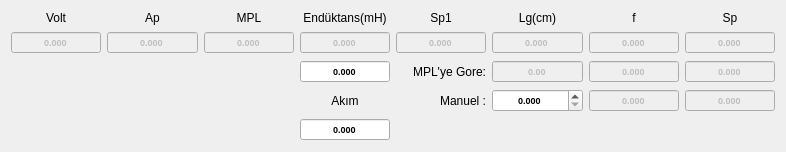
        <widget class="QWidget" name="gridLayoutWidget">
         <property name="geometry">
          <rect>
           <x>230</x>
           <y>20</y>
           <width>786</width>
           <height>138</height>
          </rect>
         </property>
         <layout class="QGridLayout" name="gridLayout">
          <item row="2" column="3">
           <widget class="QDoubleSpinBox" name="doubleSpinBox_enduktans_2">
            <property name="enabled">
             <bool>true</bool>
            </property>
            <property name="font">
             <font>
              <pointsize>7</pointsize>
              <weight>75</weight>
              <bold>true</bold>
             </font>
            </property>
            <property name="layoutDirection">
             <enum>Qt::LeftToRight</enum>
            </property>
            <property name="autoFillBackground">
             <bool>false</bool>
            </property>
            <property name="alignment">
             <set>Qt::AlignCenter</set>
            </property>
            <property name="buttonSymbols">
             <enum>QAbstractSpinBox::NoButtons</enum>
            </property>
            <property name="decimals">
             <number>3</number>
            </property>
            <property name="maximum">
             <double>999999.000000000000000</double>
            </property>
           </widget>
          </item>
          <item row="1" column="7">
           <widget class="QDoubleSpinBox" name="doubleSpinBox_Sp_oto">
            <property name="enabled">
             <bool>false</bool>
            </property>
            <property name="font">
             <font>
              <pointsize>7</pointsize>
              <weight>75</weight>
              <bold>true</bold>
             </font>
            </property>
            <property name="layoutDirection">
             <enum>Qt::LeftToRight</enum>
            </property>
            <property name="autoFillBackground">
             <bool>false</bool>
            </property>
            <property name="alignment">
             <set>Qt::AlignCenter</set>
            </property>
            <property name="buttonSymbols">
             <enum>QAbstractSpinBox::NoButtons</enum>
            </property>
            <property name="decimals">
             <number>3</number>
            </property>
            <property name="maximum">
             <double>999999.000000000000000</double>
            </property>
           </widget>
          </item>
          <item row="1" column="4">
           <widget class="QDoubleSpinBox" name="doubleSpinBox_Sp1">
            <property name="enabled">
             <bool>false</bool>
            </property>
            <property name="font">
             <font>
              <pointsize>7</pointsize>
              <weight>75</weight>
              <bold>true</bold>
             </font>
            </property>
            <property name="layoutDirection">
             <enum>Qt::LeftToRight</enum>
            </property>
            <property name="autoFillBackground">
             <bool>false</bool>
            </property>
            <property name="alignment">
             <set>Qt::AlignCenter</set>
            </property>
            <property name="buttonSymbols">
             <enum>QAbstractSpinBox::NoButtons</enum>
            </property>
            <property name="decimals">
             <number>3</number>
            </property>
            <property name="maximum">
             <double>999999.000000000000000</double>
            </property>
           </widget>
          </item>
          <item row="0" column="7">
           <widget class="QLabel" name="label_21">
            <property name="text">
             <string>Sp</string>
            </property>
            <property name="alignment">
             <set>Qt::AlignCenter</set>
            </property>
           </widget>
          </item>
          <item row="0" column="1">
           <widget class="QLabel" name="label_27">
            <property name="text">
             <string>Ap</string>
            </property>
            <property name="alignment">
             <set>Qt::AlignCenter</set>
            </property>
           </widget>
          </item>
          <item row="0" column="0">
           <widget class="QLabel" name="label_8">
            <property name="text">
             <string>Volt</string>
            </property>
            <property name="alignment">
             <set>Qt::AlignCenter</set>
            </property>
           </widget>
          </item>
          <item row="3" column="7">
           <widget class="QDoubleSpinBox" name="doubleSpinBox_Sp_man">
            <property name="enabled">
             <bool>false</bool>
            </property>
            <property name="font">
             <font>
              <pointsize>7</pointsize>
              <weight>75</weight>
              <bold>true</bold>
             </font>
            </property>
            <property name="layoutDirection">
             <enum>Qt::LeftToRight</enum>
            </property>
            <property name="autoFillBackground">
             <bool>false</bool>
            </property>
            <property name="alignment">
             <set>Qt::AlignCenter</set>
            </property>
            <property name="buttonSymbols">
             <enum>QAbstractSpinBox::NoButtons</enum>
            </property>
            <property name="decimals">
             <number>3</number>
            </property>
            <property name="maximum">
             <double>999999.000000000000000</double>
            </property>
           </widget>
          </item>
          <item row="1" column="6">
           <widget class="QDoubleSpinBox" name="doubleSpinBox_f_oto">
            <property name="enabled">
             <bool>false</bool>
            </property>
            <property name="font">
             <font>
              <pointsize>7</pointsize>
              <weight>75</weight>
              <bold>true</bold>
             </font>
            </property>
            <property name="layoutDirection">
             <enum>Qt::LeftToRight</enum>
            </property>
            <property name="autoFillBackground">
             <bool>false</bool>
            </property>
            <property name="alignment">
             <set>Qt::AlignCenter</set>
            </property>
            <property name="buttonSymbols">
             <enum>QAbstractSpinBox::NoButtons</enum>
            </property>
            <property name="decimals">
             <number>3</number>
            </property>
            <property name="maximum">
             <double>999999.000000000000000</double>
            </property>
           </widget>
          </item>
          <item row="2" column="7">
           <widget class="QDoubleSpinBox" name="doubleSpinBox_Sp_mpl">
            <property name="enabled">
             <bool>false</bool>
            </property>
            <property name="font">
             <font>
              <pointsize>7</pointsize>
              <weight>75</weight>
              <bold>true</bold>
             </font>
            </property>
            <property name="layoutDirection">
             <enum>Qt::LeftToRight</enum>
            </property>
            <property name="autoFillBackground">
             <bool>false</bool>
            </property>
            <property name="alignment">
             <set>Qt::AlignCenter</set>
            </property>
            <property name="buttonSymbols">
             <enum>QAbstractSpinBox::NoButtons</enum>
            </property>
            <property name="decimals">
             <number>3</number>
            </property>
            <property name="maximum">
             <double>999999.000000000000000</double>
            </property>
           </widget>
          </item>
          <item row="0" column="4">
           <widget class="QLabel" name="label_18">
            <property name="text">
             <string>Sp1</string>
            </property>
            <property name="alignment">
             <set>Qt::AlignCenter</set>
            </property>
           </widget>
          </item>
          <item row="3" column="5">
           <widget class="QDoubleSpinBox" name="doubleSpinBox_Lg_man">
            <property name="enabled">
             <bool>true</bool>
            </property>
            <property name="font">
             <font>
              <pointsize>7</pointsize>
              <weight>75</weight>
              <bold>true</bold>
             </font>
            </property>
            <property name="layoutDirection">
             <enum>Qt::LeftToRight</enum>
            </property>
            <property name="autoFillBackground">
             <bool>false</bool>
            </property>
            <property name="alignment">
             <set>Qt::AlignCenter</set>
            </property>
            <property name="buttonSymbols">
             <enum>QAbstractSpinBox::UpDownArrows</enum>
            </property>
            <property name="decimals">
             <number>3</number>
            </property>
            <property name="maximum">
             <double>999999.000000000000000</double>
            </property>
            <property name="singleStep">
             <double>0.050000000000000</double>
            </property>
           </widget>
          </item>
          <item row="3" column="6">
           <widget class="QDoubleSpinBox" name="doubleSpinBox_f_man">
            <property name="enabled">
             <bool>false</bool>
            </property>
            <property name="font">
             <font>
              <pointsize>7</pointsize>
              <weight>75</weight>
              <bold>true</bold>
             </font>
            </property>
            <property name="layoutDirection">
             <enum>Qt::LeftToRight</enum>
            </property>
            <property name="autoFillBackground">
             <bool>false</bool>
            </property>
            <property name="alignment">
             <set>Qt::AlignCenter</set>
            </property>
            <property name="buttonSymbols">
             <enum>QAbstractSpinBox::NoButtons</enum>
            </property>
            <property name="decimals">
             <number>3</number>
            </property>
            <property name="maximum">
             <double>999999.000000000000000</double>
            </property>
           </widget>
          </item>
          <item row="0" column="3">
           <widget class="QLabel" name="label_12">
            <property name="text">
             <string>Endüktans(mH)</string>
            </property>
            <property name="alignment">
             <set>Qt::AlignCenter</set>
            </property>
           </widget>
          </item>
          <item row="0" column="5">
           <widget class="QLabel" name="label_19">
            <property name="text">
             <string>Lg(cm)</string>
            </property>
            <property name="alignment">
             <set>Qt::AlignCenter</set>
            </property>
           </widget>
          </item>
          <item row="1" column="3">
           <widget class="QDoubleSpinBox" name="doubleSpinBox_enduktans">
            <property name="enabled">
             <bool>false</bool>
            </property>
            <property name="font">
             <font>
              <pointsize>7</pointsize>
              <weight>75</weight>
              <bold>true</bold>
             </font>
            </property>
            <property name="layoutDirection">
             <enum>Qt::LeftToRight</enum>
            </property>
            <property name="autoFillBackground">
             <bool>false</bool>
            </property>
            <property name="alignment">
             <set>Qt::AlignCenter</set>
            </property>
            <property name="buttonSymbols">
             <enum>QAbstractSpinBox::NoButtons</enum>
            </property>
            <property name="decimals">
             <number>3</number>
            </property>
            <property name="maximum">
             <double>999999.000000000000000</double>
            </property>
           </widget>
          </item>
          <item row="3" column="4">
           <widget class="QLabel" name="label_17">
            <property name="text">
             <string>Manuel :</string>
            </property>
            <property name="alignment">
             <set>Qt::AlignRight|Qt::AlignTrailing|Qt::AlignVCenter</set>
            </property>
           </widget>
          </item>
          <item row="2" column="6">
           <widget class="QDoubleSpinBox" name="doubleSpinBox_f_mpl">
            <property name="enabled">
             <bool>false</bool>
            </property>
            <property name="font">
             <font>
              <pointsize>7</pointsize>
              <weight>75</weight>
              <bold>true</bold>
             </font>
            </property>
            <property name="layoutDirection">
             <enum>Qt::LeftToRight</enum>
            </property>
            <property name="autoFillBackground">
             <bool>false</bool>
            </property>
            <property name="alignment">
             <set>Qt::AlignCenter</set>
            </property>
            <property name="buttonSymbols">
             <enum>QAbstractSpinBox::NoButtons</enum>
            </property>
            <property name="decimals">
             <number>3</number>
            </property>
            <property name="maximum">
             <double>999999.000000000000000</double>
            </property>
           </widget>
          </item>
          <item row="2" column="4">
           <widget class="QLabel" name="label_25">
            <property name="text">
             <string>MPL'ye Gore:</string>
            </property>
            <property name="alignment">
             <set>Qt::AlignRight|Qt::AlignTrailing|Qt::AlignVCenter</set>
            </property>
           </widget>
          </item>
          <item row="3" column="3">
           <widget class="QLabel" name="label_11">
            <property name="text">
             <string>Akım</string>
            </property>
            <property name="alignment">
             <set>Qt::AlignCenter</set>
            </property>
           </widget>
          </item>
          <item row="2" column="5">
           <widget class="QDoubleSpinBox" name="doubleSpinBox_Lg_mpl">
            <property name="enabled">
             <bool>false</bool>
            </property>
            <property name="font">
             <font>
              <pointsize>7</pointsize>
              <weight>75</weight>
              <bold>true</bold>
             </font>
            </property>
            <property name="layoutDirection">
             <enum>Qt::LeftToRight</enum>
            </property>
            <property name="autoFillBackground">
             <bool>false</bool>
            </property>
            <property name="alignment">
             <set>Qt::AlignCenter</set>
            </property>
            <property name="buttonSymbols">
             <enum>QAbstractSpinBox::NoButtons</enum>
            </property>
            <property name="decimals">
             <number>2</number>
            </property>
            <property name="maximum">
             <double>999999.000000000000000</double>
            </property>
           </widget>
          </item>
          <item row="1" column="1">
           <widget class="QDoubleSpinBox" name="doubleSpinBox_Ap">
            <property name="enabled">
             <bool>false</bool>
            </property>
            <property name="font">
             <font>
              <pointsize>7</pointsize>
              <weight>75</weight>
              <bold>true</bold>
             </font>
            </property>
            <property name="layoutDirection">
             <enum>Qt::LeftToRight</enum>
            </property>
            <property name="autoFillBackground">
             <bool>false</bool>
            </property>
            <property name="alignment">
             <set>Qt::AlignCenter</set>
            </property>
            <property name="buttonSymbols">
             <enum>QAbstractSpinBox::NoButtons</enum>
            </property>
            <property name="decimals">
             <number>3</number>
            </property>
            <property name="maximum">
             <double>999999.000000000000000</double>
            </property>
           </widget>
          </item>
          <item row="0" column="6">
           <widget class="QLabel" name="label_20">
            <property name="text">
             <string>f</string>
            </property>
            <property name="alignment">
             <set>Qt::AlignCenter</set>
            </property>
           </widget>
          </item>
          <item row="1" column="5">
           <widget class="QDoubleSpinBox" name="doubleSpinBox_Lg_oto">
            <property name="enabled">
             <bool>false</bool>
            </property>
            <property name="font">
             <font>
              <pointsize>7</pointsize>
              <weight>75</weight>
              <bold>true</bold>
             </font>
            </property>
            <property name="layoutDirection">
             <enum>Qt::LeftToRight</enum>
            </property>
            <property name="autoFillBackground">
             <bool>false</bool>
            </property>
            <property name="alignment">
             <set>Qt::AlignCenter</set>
            </property>
            <property name="buttonSymbols">
             <enum>QAbstractSpinBox::NoButtons</enum>
            </property>
            <property name="decimals">
             <number>3</number>
            </property>
            <property name="maximum">
             <double>999999.000000000000000</double>
            </property>
           </widget>
          </item>
          <item row="1" column="0">
           <widget class="QDoubleSpinBox" name="doubleSpinBox_volt_m">
            <property name="enabled">
             <bool>false</bool>
            </property>
            <property name="font">
             <font>
              <pointsize>7</pointsize>
              <weight>75</weight>
              <bold>true</bold>
             </font>
            </property>
            <property name="layoutDirection">
             <enum>Qt::LeftToRight</enum>
            </property>
            <property name="autoFillBackground">
             <bool>false</bool>
            </property>
            <property name="alignment">
             <set>Qt::AlignCenter</set>
            </property>
            <property name="buttonSymbols">
             <enum>QAbstractSpinBox::NoButtons</enum>
            </property>
            <property name="decimals">
             <number>3</number>
            </property>
            <property name="maximum">
             <double>999999.000000000000000</double>
            </property>
           </widget>
          </item>
          <item row="4" column="3">
           <widget class="QDoubleSpinBox" name="doubleSpinBox_akim_t">
            <property name="enabled">
             <bool>true</bool>
            </property>
            <property name="font">
             <font>
              <pointsize>7</pointsize>
              <weight>75</weight>
              <bold>true</bold>
             </font>
            </property>
            <property name="layoutDirection">
             <enum>Qt::LeftToRight</enum>
            </property>
            <property name="autoFillBackground">
             <bool>false</bool>
            </property>
            <property name="alignment">
             <set>Qt::AlignCenter</set>
            </property>
            <property name="buttonSymbols">
             <enum>QAbstractSpinBox::NoButtons</enum>
            </property>
            <property name="decimals">
             <number>3</number>
            </property>
            <property name="maximum">
             <double>999999.000000000000000</double>
            </property>
           </widget>
          </item>
          <item row="0" column="2">
           <widget class="QLabel" name="label_26">
            <property name="text">
             <string>MPL</string>
            </property>
            <property name="alignment">
             <set>Qt::AlignCenter</set>
            </property>
           </widget>
          </item>
          <item row="1" column="2">
           <widget class="QDoubleSpinBox" name="doubleSpinBox_mpl">
            <property name="enabled">
             <bool>false</bool>
            </property>
            <property name="font">
             <font>
              <pointsize>7</pointsize>
              <weight>75</weight>
              <bold>true</bold>
             </font>
            </property>
            <property name="layoutDirection">
             <enum>Qt::LeftToRight</enum>
            </property>
            <property name="autoFillBackground">
             <bool>false</bool>
            </property>
            <property name="alignment">
             <set>Qt::AlignCenter</set>
            </property>
            <property name="buttonSymbols">
             <enum>QAbstractSpinBox::NoButtons</enum>
            </property>
            <property name="decimals">
             <number>3</number>
            </property>
            <property name="maximum">
             <double>999999.000000000000000</double>
            </property>
           </widget>
          </item>
         </layout>
        </widget>
